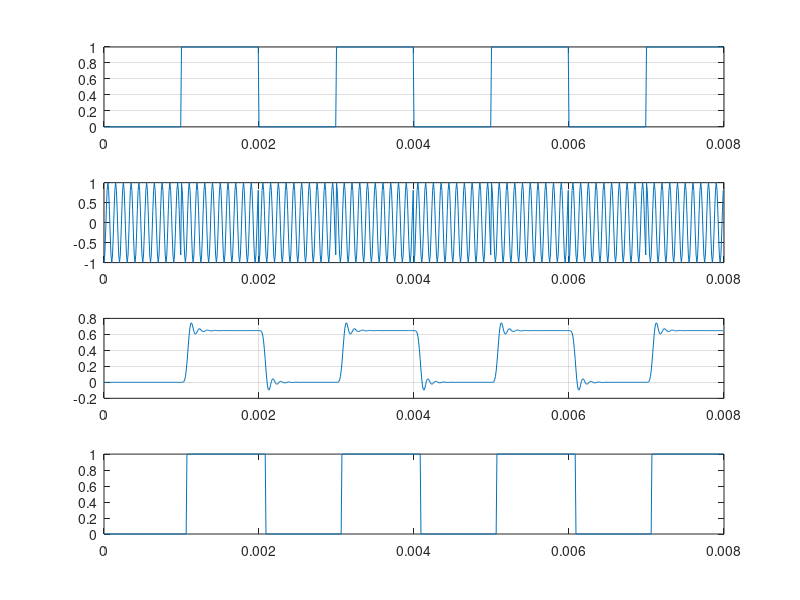

The MATLAB script that drew this image:
clc; clear all; close all;

fc = 10000;
Tb = 0.01;
fs = 10*fc;
t = 0:1/fs:5;
ct1 = cos(2*pi*fc*t);
ct2 = -cos(2*pi*fc*t);

% bit wave gen
bits = [0 1 0 1 0 1 0 1];
bit_wave = [];
st = [];
for(i = 1:length(bits))
    if bits(i) == 1
        bit_wave = [bit_wave, ones(1,1/Tb)];
    else
        bit_wave = [bit_wave, zeros(1,1/Tb)];
end
end

% mod
for(i = 1:length(bit_wave))
  if(bit_wave(i) == 1)
    st(i) = ct1(i);
  else
    st(i) = ct2(i);
   end 
end

% demod and filter
fst = st + ct1(1:length(st));
ast = fst./2;
r = abs(ast);
[b a] = butter(8, (2*fc)/fs);
rt = filter(b,a,r);

% comparator
dmod = [];
th = 0.2;
for(i = 1:length(rt))
    if rt(i) > th
        dmod(i) = 1;
    else
        dmod(i) = 0;
    end
end

% plotting
grid on; subplot(4,1,1); plot(t(1:length(bit_wave)),bit_wave);
grid on; subplot(4,1,2); plot(t(1:length(bit_wave)),st);
grid on; subplot(4,1,3); plot(t(1:length(bit_wave)),rt);
grid on; subplot(4,1,4); plot(t(1:length(bit_wave)),dmod);